Frame 1 (no input): blank canvas, image omitted
Frame 60 (no input): blank canvas, image omitted
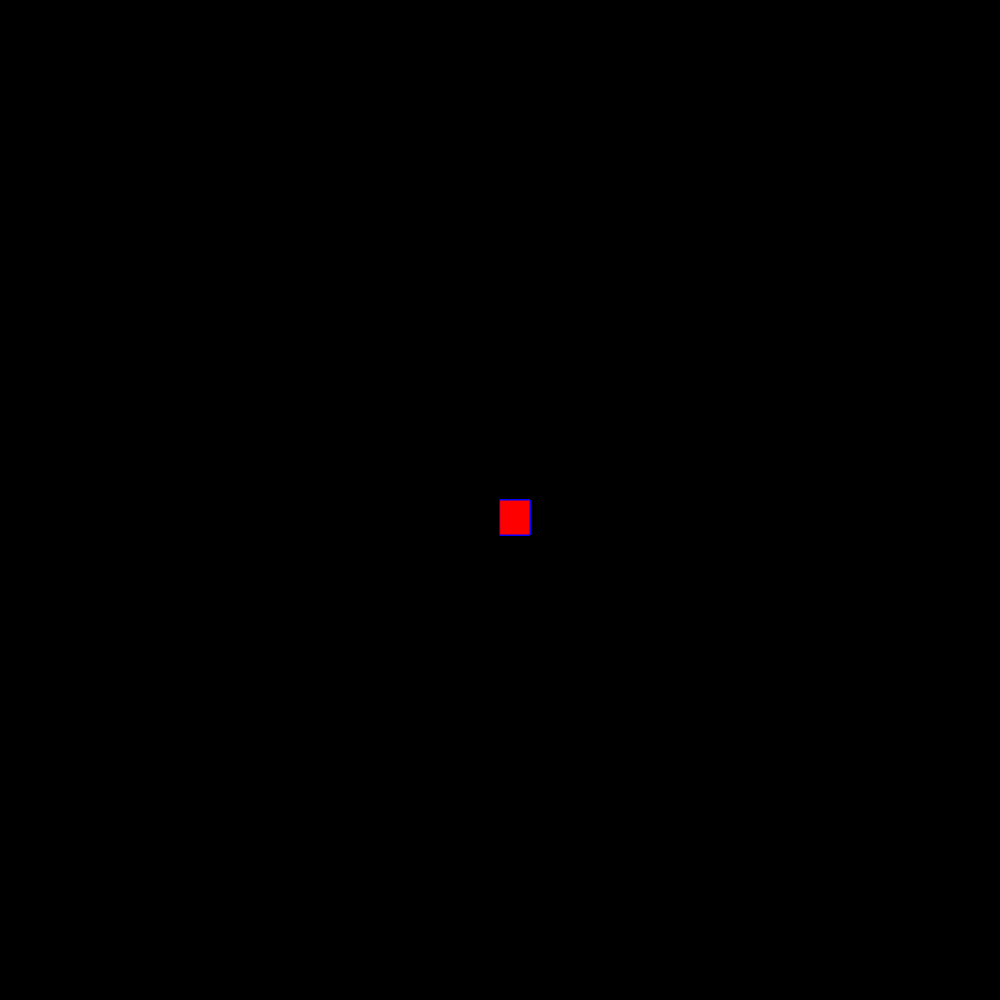
Frame 120 (the mouse pressed at the canvas centre since frame 60)

The p5.js sketch whose frames 1 and 60 were blank and that drew this single picture after the mouse press (run headless with seeded random() and noise() and a simulated clock; from frame 60 on, the mouse is pressed at the canvas centre):

// p5.js sketch
// ── sketch.js
function setup() {
    createCanvas(1000, 1000);
    background("black");
  }
  
  function draw() {
   
    
    stroke("blue");
    fill("red");
  
    //console.log(mouseIsPressed)
  
    if (mouseIsPressed) {
    rect(mouseX, mouseY, 30, 35);
    }
  }
